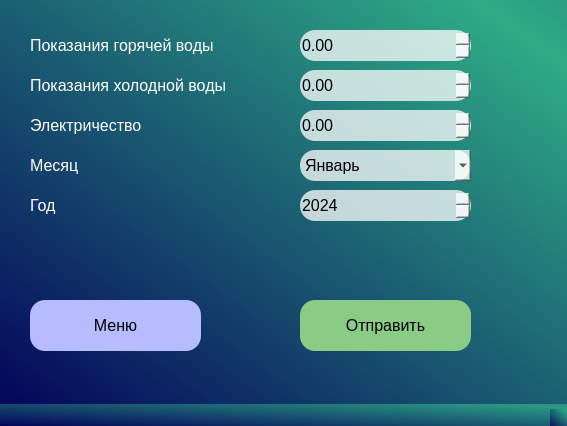
<?xml version="1.0" encoding="UTF-8"?>
<ui version="4.0">
 <class>MainWindow</class>
 <widget class="QMainWindow" name="MainWindow">
  <property name="geometry">
   <rect>
    <x>0</x>
    <y>0</y>
    <width>567</width>
    <height>426</height>
   </rect>
  </property>
  <property name="windowTitle">
   <string>MainWindow</string>
  </property>
  <property name="styleSheet">
   <string notr="true">background-color: qlineargradient(spread:reflect, x1:0, y1:1, x2:0.920455, y2:0.085, stop:0 rgba(0, 0, 88, 190), stop:1 rgba(43, 170, 132, 190));</string>
  </property>
  <widget class="QWidget" name="centralwidget">
   <widget class="QLabel" name="hot_water">
    <property name="geometry">
     <rect>
      <x>30</x>
      <y>30</y>
      <width>201</width>
      <height>31</height>
     </rect>
    </property>
    <property name="font">
     <font>
      <pointsize>12</pointsize>
     </font>
    </property>
    <property name="styleSheet">
     <string notr="true">background-color: rgba(255, 255, 255, 0);
border-color: rgba(255, 255, 255, 0);
color: rgb(255, 255, 255);</string>
    </property>
    <property name="text">
     <string>Показания горячей воды</string>
    </property>
   </widget>
   <widget class="QLabel" name="cold_water">
    <property name="geometry">
     <rect>
      <x>30</x>
      <y>70</y>
      <width>201</width>
      <height>31</height>
     </rect>
    </property>
    <property name="font">
     <font>
      <pointsize>12</pointsize>
     </font>
    </property>
    <property name="styleSheet">
     <string notr="true">background-color: rgba(255, 255, 255, 0);
border-color: rgba(255, 255, 255, 0);
color: rgb(255, 255, 255);</string>
    </property>
    <property name="text">
     <string>Показания холодной воды</string>
    </property>
   </widget>
   <widget class="QDoubleSpinBox" name="hw">
    <property name="geometry">
     <rect>
      <x>300</x>
      <y>30</y>
      <width>171</width>
      <height>31</height>
     </rect>
    </property>
    <property name="font">
     <font>
      <pointsize>12</pointsize>
     </font>
    </property>
    <property name="styleSheet">
     <string notr="true">background-color: rgb(255, 255, 255, 190);
border-radius: 15px;</string>
    </property>
    <property name="maximum">
     <double>1000.990000000000009</double>
    </property>
   </widget>
   <widget class="QDoubleSpinBox" name="cw">
    <property name="geometry">
     <rect>
      <x>300</x>
      <y>70</y>
      <width>171</width>
      <height>31</height>
     </rect>
    </property>
    <property name="font">
     <font>
      <pointsize>12</pointsize>
     </font>
    </property>
    <property name="styleSheet">
     <string notr="true">background-color: rgb(255, 255, 255, 190);
border-radius: 15px;</string>
    </property>
    <property name="maximum">
     <double>1000.000000000000000</double>
    </property>
   </widget>
   <widget class="QPushButton" name="send">
    <property name="geometry">
     <rect>
      <x>300</x>
      <y>300</y>
      <width>171</width>
      <height>51</height>
     </rect>
    </property>
    <property name="font">
     <font>
      <pointsize>12</pointsize>
     </font>
    </property>
    <property name="styleSheet">
     <string notr="true">background-color: rgb(138, 204, 134);
border-radius: 15px;</string>
    </property>
    <property name="text">
     <string>Отправить</string>
    </property>
   </widget>
   <widget class="QLabel" name="label">
    <property name="geometry">
     <rect>
      <x>30</x>
      <y>150</y>
      <width>111</width>
      <height>31</height>
     </rect>
    </property>
    <property name="font">
     <font>
      <pointsize>12</pointsize>
     </font>
    </property>
    <property name="styleSheet">
     <string notr="true">background-color: rgba(255, 255, 255, 0);
border-color: rgba(255, 255, 255, 0);
color: rgb(255, 255, 255);</string>
    </property>
    <property name="text">
     <string>Месяц</string>
    </property>
   </widget>
   <widget class="QComboBox" name="mh">
    <property name="geometry">
     <rect>
      <x>300</x>
      <y>150</y>
      <width>171</width>
      <height>31</height>
     </rect>
    </property>
    <property name="font">
     <font>
      <pointsize>12</pointsize>
     </font>
    </property>
    <property name="styleSheet">
     <string notr="true">background-color: rgb(255, 255, 255, 190);
border-radius: 15px;</string>
    </property>
    <item>
     <property name="text">
      <string>Январь</string>
     </property>
    </item>
    <item>
     <property name="text">
      <string>Февраль</string>
     </property>
    </item>
    <item>
     <property name="text">
      <string>Март</string>
     </property>
    </item>
    <item>
     <property name="text">
      <string>Апрель</string>
     </property>
    </item>
    <item>
     <property name="text">
      <string>Май</string>
     </property>
    </item>
    <item>
     <property name="text">
      <string>Июнь</string>
     </property>
    </item>
    <item>
     <property name="text">
      <string>Июль</string>
     </property>
    </item>
    <item>
     <property name="text">
      <string>Август</string>
     </property>
    </item>
    <item>
     <property name="text">
      <string>Сентябрь</string>
     </property>
    </item>
    <item>
     <property name="text">
      <string>Октябрь</string>
     </property>
    </item>
    <item>
     <property name="text">
      <string>Ноябрь</string>
     </property>
    </item>
    <item>
     <property name="text">
      <string>Декабрь</string>
     </property>
    </item>
   </widget>
   <widget class="QPushButton" name="menu">
    <property name="geometry">
     <rect>
      <x>30</x>
      <y>300</y>
      <width>171</width>
      <height>51</height>
     </rect>
    </property>
    <property name="font">
     <font>
      <pointsize>12</pointsize>
     </font>
    </property>
    <property name="styleSheet">
     <string notr="true">background-color: rgb(183, 187, 255);
border-radius: 15px;</string>
    </property>
    <property name="text">
     <string>Меню</string>
    </property>
   </widget>
   <widget class="QLabel" name="year1">
    <property name="geometry">
     <rect>
      <x>30</x>
      <y>190</y>
      <width>111</width>
      <height>31</height>
     </rect>
    </property>
    <property name="font">
     <font>
      <pointsize>12</pointsize>
     </font>
    </property>
    <property name="styleSheet">
     <string notr="true">background-color: rgba(255, 255, 255, 0);
border-color: rgba(255, 255, 255, 0);
color: rgb(255, 255, 255);</string>
    </property>
    <property name="text">
     <string>Год</string>
    </property>
   </widget>
   <widget class="QSpinBox" name="year">
    <property name="geometry">
     <rect>
      <x>300</x>
      <y>190</y>
      <width>171</width>
      <height>31</height>
     </rect>
    </property>
    <property name="font">
     <font>
      <pointsize>12</pointsize>
     </font>
    </property>
    <property name="styleSheet">
     <string notr="true">background-color: rgb(255, 255, 255, 190);
border-radius: 15px;</string>
    </property>
    <property name="minimum">
     <number>2024</number>
    </property>
    <property name="maximum">
     <number>2100</number>
    </property>
   </widget>
   <widget class="QLabel" name="electricity1">
    <property name="geometry">
     <rect>
      <x>30</x>
      <y>110</y>
      <width>111</width>
      <height>31</height>
     </rect>
    </property>
    <property name="font">
     <font>
      <pointsize>12</pointsize>
     </font>
    </property>
    <property name="styleSheet">
     <string notr="true">background-color: rgba(255, 255, 255, 0);
border-color: rgba(255, 255, 255, 0);
color: rgb(255, 255, 255);</string>
    </property>
    <property name="text">
     <string>Электричество</string>
    </property>
   </widget>
   <widget class="QDoubleSpinBox" name="electricity">
    <property name="geometry">
     <rect>
      <x>300</x>
      <y>110</y>
      <width>171</width>
      <height>31</height>
     </rect>
    </property>
    <property name="font">
     <font>
      <pointsize>12</pointsize>
     </font>
    </property>
    <property name="styleSheet">
     <string notr="true">background-color: rgb(255, 255, 255, 190);
border-radius: 15px;</string>
    </property>
    <property name="maximum">
     <double>1000.000000000000000</double>
    </property>
   </widget>
  </widget>
  <widget class="QMenuBar" name="menubar">
   <property name="geometry">
    <rect>
     <x>0</x>
     <y>0</y>
     <width>567</width>
     <height>21</height>
    </rect>
   </property>
  </widget>
  <widget class="QStatusBar" name="statusbar"/>
 </widget>
 <resources/>
 <connections/>
</ui>
